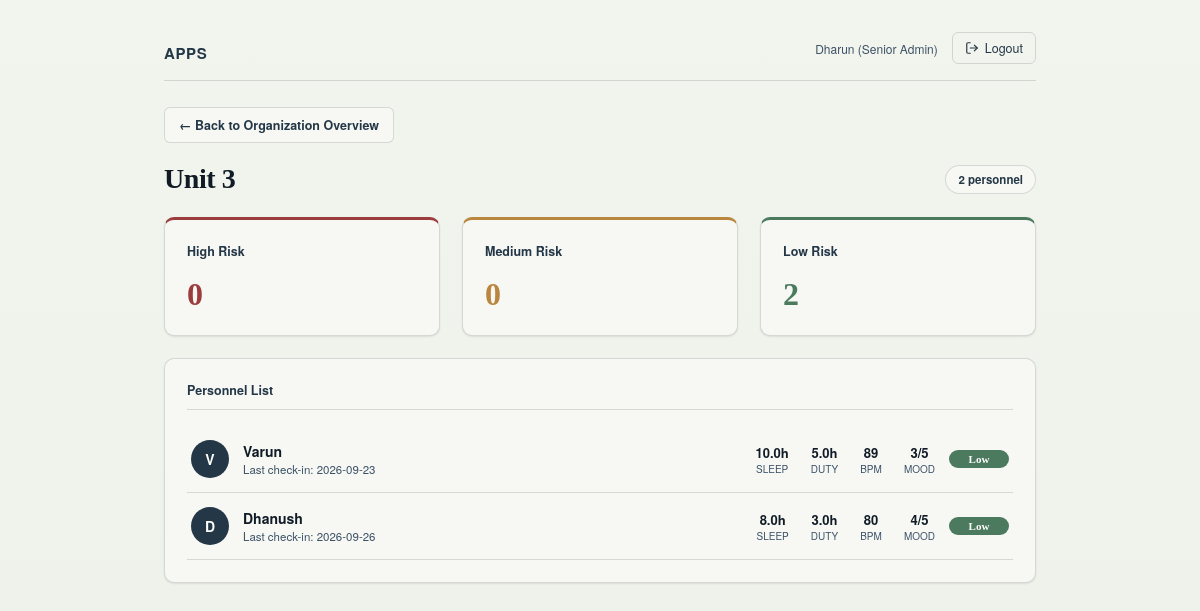
Screenshot of /admin/unit/3 (signed in) with the database file from the repository.
### tables this page shows
CREATE TABLE DailyData (
            id INTEGER PRIMARY KEY AUTOINCREMENT,
            user_id INTEGER NOT NULL,
            date TEXT NOT NULL,
            sleep_hours REAL,
            duty_hours REAL,
            heart_rate INTEGER,
            mood_score INTEGER,
            stress_level TEXT,
            recommendation TEXT
        );

CREATE TABLE Users (
            id INTEGER PRIMARY KEY AUTOINCREMENT,
            name TEXT NOT NULL,
            unit TEXT,
            password TEXT NOT NULL,
            role TEXT NOT NULL DEFAULT 'personnel'
        );

### app.py (the view)
@app.route("/admin/unit/<unit_name>")
def admin_unit_detail(unit_name):
    if "user_id" not in session or session.get("role") != "admin":
        return redirect(url_for("login"))
    conn = get_db()
    personnel = conn.execute("""
        SELECT Users.id, Users.name, Users.unit, DailyData.date, DailyData.sleep_hours,
               DailyData.duty_hours, DailyData.heart_rate, DailyData.mood_score,
               DailyData.stress_level
        FROM DailyData
        JOIN Users ON DailyData.user_id = Users.id
        WHERE DailyData.id IN (
            SELECT MAX(id) FROM DailyData GROUP BY user_id
        )
        AND Users.role = 'personnel'
        AND Users.unit = ?
        ORDER BY DailyData.stress_level = 'High' DESC, DailyData.stress_level = 'Medium' DESC
    """, (unit_name,)).fetchall()
    conn.close()
    return render_template(
        "admin_unit_detail.html",
        admin_name=session["user_name"],
        unit_name=unit_name,
        personnel=personnel
    )

### app.py (called while the page is built)
def get_db():
    conn = sqlite3.connect(DB_PATH)
    conn.row_factory = sqlite3.Row
    return conn

### templates/admin_unit_detail.html (shortened to what this page needs)
<!DOCTYPE html>
<html lang="en">
<head>
<link rel="stylesheet" href="{{ url_for('static', filename='style.css') }}">
</head>
<body>
<div class="wrap">
  <header class="top">
    <div>
      <div class="mark">APPS</div>
    </div>
    <div style="display:flex; align-items:center; gap:14px;">
      <span class="role-pill">{{ admin_name }} (Senior Admin)</span>
      <a href="/logout" class="logout-link">
  <svg class="logout-icon" width="14" height="14" viewBox="0 0 24 24" fill="none" stroke="currentColor" stroke-width="2" stroke-linecap="round" stroke-linejoin="round">
    <path d="M9 21H5a2 2 0 0 1-2-2V5a2 2 0 0 1 2-2h4"></path>
    <polyline points="16 17 21 12 16 7"></polyline>
    <line x1="21" y1="12" x2="9" y2="12"></line>
  </svg>
  <span>Logout</span>
</a>
    </div>
  </header>
    <a href="{{ url_for('admin_dashboard') }}" style="display:inline-flex; align-items:center; gap:6px; font-family:'Helvetica Neue', Arial, sans-serif; font-size:12.5px; font-weight:600; text-decoration:none; color:var(--steel-deep); background:var(--card); border:1px solid var(--line); padding:8px 14px; border-radius:6px; margin-bottom:20px; transition: background 0.15s ease, box-shadow 0.15s ease;"
     onmouseover="this.style.background='#fff'; this.style.boxShadow='0 2px 8px rgba(16,27,38,0.08)';"
     onmouseout="this.style.background='var(--card)'; this.style.boxShadow='none';">
    &larr; Back to Organization Overview
  </a>
  <div style="display:flex; align-items:center; justify-content:space-between; margin-bottom:22px; flex-wrap:wrap; gap:10px;">
    <h2 class="page-title" style="margin:0;">Unit {{ unit_name }}</h2>
    <span style="font-family:'Helvetica Neue', Arial, sans-serif; font-size:11.5px; background:var(--card); border:1px solid var(--line); padding:5px 12px; border-radius:20px; color:var(--steel-deep); font-weight:600;">
      {{ personnel|length }} personnel
    </span>
  </div>
  {% set high_c = personnel|selectattr('stress_level','equalto','High')|list|length %}
  {% set med_c = personnel|selectattr('stress_level','equalto','Medium')|list|length %}
  {% set low_c = personnel|selectattr('stress_level','equalto','Low')|list|length %}
  <div class="grid2" style="grid-template-columns: repeat(3, 1fr); margin-bottom:22px;">
    <div class="card stat-card-high">
      <h3 style="border:none; margin:0;">High Risk</h3>
      <p class="stat-value" style="color:var(--signal-high);">{{ high_c }}</p>
    </div>
    <div class="card stat-card-medium">
      <h3 style="border:none; margin:0;">Medium Risk</h3>
      <p class="stat-value" style="color:var(--signal-med);">{{ med_c }}</p>
    </div>
    <div class="card stat-card-low">
      <h3 style="border:none; margin:0;">Low Risk</h3>
      <p class="stat-value" style="color:var(--signal-low);">{{ low_c }}</p>
    </div>
  </div>
  <div class="card">
    <h3>Personnel List</h3>
    {% if personnel %}
    <div style="display:flex; flex-direction:column;">
      {% for p in personnel %}
      <div style="display:flex; align-items:center; gap:14px; padding:14px 4px; border-bottom:1px solid var(--line);">
        <div style="flex-shrink:0; width:38px; height:38px; border-radius:50%; background:var(--steel-deep); color:#fdfdf9; display:flex; align-items:center; justify-content:center; font-family:'Helvetica Neue', Arial, sans-serif; font-weight:700; font-size:14px;">
          {{ p.name[0]|upper }}
        </div>
        <div style="flex:1; min-width:160px;">
          <div style="font-family:'Helvetica Neue', Arial, sans-serif; font-size:14px; font-weight:600; color:var(--ink);">{{ p.name }}</div>
          <div style="font-family:'Helvetica Neue', Arial, sans-serif; font-size:11.5px; color:var(--steel);">Last check-in: {{ p.date }}</div>
        </div>
        <div style="display:flex; gap:22px; font-family:'Helvetica Neue', Arial, sans-serif; text-align:center;">
          <div>
            <div style="font-size:13px; font-weight:600; color:var(--ink);">{{ p.sleep_hours }}h</div>
            <div style="font-size:10px; color:var(--steel);">SLEEP</div>
          </div>
          <div>
            <div style="font-size:13px; font-weight:600; color:var(--ink);">{{ p.duty_hours }}h</div>
            <div style="font-size:10px; color:var(--steel);">DUTY</div>
          </div>
          <div>
            <div style="font-size:13px; font-weight:600; color:var(--ink);">{{ p.heart_rate }}</div>
            <div style="font-size:10px; color:var(--steel);">BPM</div>
          </div>
          <div>
            <div style="font-size:13px; font-weight:600; color:var(--ink);">{{ p.mood_score }}/5</div>
            <div style="font-size:10px; color:var(--steel);">MOOD</div>
          </div>
        </div>
        <span class="risk-tag badge-{{ p.stress_level|lower }}" style="flex-shrink:0; min-width:60px; text-align:center;">{{ p.stress_level }}</span>
      </div>
      {% endfor %}
    </div>
    {% else %}
      <p class="empty-note">No personnel data yet for this unit.</p>
    {% endif %}
  </div>
</div>
</body>
</html>

### static/style.css (style rules this page uses)
:root { --ink:#101b26; --paper:#eef1ea; --steel:#3c5266; --steel-deep:#243747; --signal-low:#4c7a5e; --signal-med:#b8863c; --signal-high:#9c3d3d; --line: rgba(16,27,38,0.14); --card:#f7f8f4; }
* { box-sizing:border-box; }
html,body { margin:0;padding:0; }
body { background: linear-gradient(180deg, #f2f4ee 0%, var(--paper) 100%); color:var(--ink); font-family: 'Iowan Old Style','Georgia',serif; min-height:100vh; }
a { color:var(--steel-deep); }
.wrap { max-width:920px; margin:0 auto; padding:32px 24px 80px; }
header.top { display:flex; justify-content:space-between; align-items:flex-end; border-bottom:1px solid var(--line); padding-bottom:16px; margin-bottom:26px; }
.mark { font-family: 'Helvetica Neue', Arial, sans-serif; font-weight:700; font-size:15px; letter-spacing:0.04em; color:var(--steel-deep); }
header.top .role-pill { font-family:'Helvetica Neue', Arial, sans-serif; font-size:12px; color:var(--steel); }
header.top .logout-link { font-family:'Helvetica Neue', Arial, sans-serif; font-size:12.5px; color:var(--steel-deep); text-decoration:none; border:1px solid var(--line); padding:6px 12px; border-radius:6px; }
h2.page-title { font-size:28px; font-weight:600; margin:0 0 4px; letter-spacing:-0.015em; color:var(--ink); }
.grid2 { display:grid; grid-template-columns: 1.1fr 1fr; gap:22px; margin-top:20px; align-items:start; }
.card { background:var(--card); border:1px solid var(--line); border-radius:10px; padding:22px; box-shadow: 0 1px 3px rgba(16,27,38,0.04), 0 1px 2px rgba(16,27,38,0.06); }
.card h3 { font-family:'Helvetica Neue', Arial, sans-serif; font-size:12.5px; color:var(--steel-deep); margin:0 0 16px; font-weight:700; border-bottom:1px solid var(--line); padding-bottom:10px; }
.badge-low { background:var(--signal-low); }
.risk-tag { font-size:11px; font-weight:700; padding:3px 9px; border-radius:20px; color:#fff; }
.stat-value { font-size:32px; font-weight:600; margin:6px 0 0; letter-spacing:-0.02em; }
.stat-card-total, .stat-card-high, .stat-card-medium, .stat-card-low { transition: transform 0.15s ease, box-shadow 0.15s ease; }
.stat-card-high { border-top:3px solid var(--signal-high); }
.stat-card-medium { border-top:3px solid var(--signal-med); }
.stat-card-low { border-top:3px solid var(--signal-low); }
header.top .logout-link { display:inline-flex; align-items:center; gap:6px; transition: background 0.2s ease, border-color 0.2s ease, color 0.2s ease; }

### rows the page displays
DailyData: name "V", name "Varun", date "2026-09-23", sleep_hours "10.0", duty_hours "5.0", heart_rate "89", mood_score "3", stress_level "Low"
DailyData: name "D", name "Dhanush", date "2026-09-26", sleep_hours "8.0", duty_hours "3.0", heart_rate "80", mood_score "4", stress_level "Low"

### other values shown
{{ admin_name }} "Dharun"
{{ unit_name }} "3"
{{ personnel|length }} "2"
{{ high_c }} "0"
{{ med_c }} "0"
{{ low_c }} "2"
